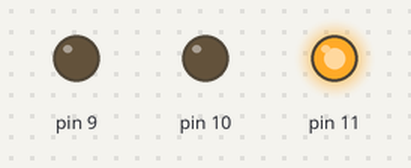
The sketch below on a simulated Arduino Uno, built with avr-gcc and run on an emulated ATmega328P. Shown: output pins drawn as LEDs (lit = HIGH).

Above: at 0.05 s.
At 2.0 s:
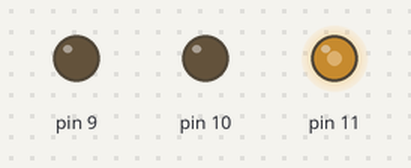
At 4.0 s:
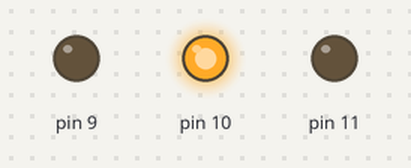
At 5.0 s:
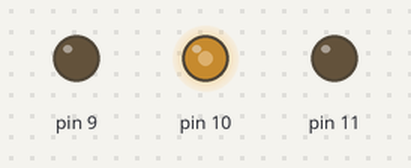
At 6.0 s:
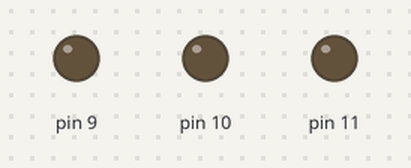
At 8.0 s:
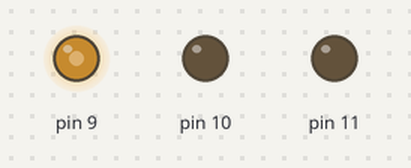
Timing chart, 0 to 10.4 s (numbered marks = the images above):
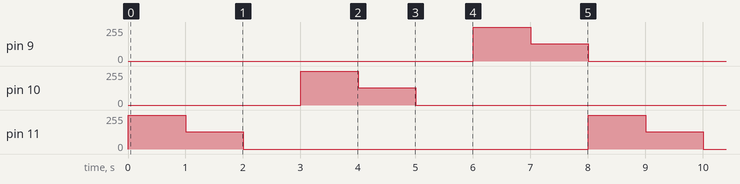

The sketch:

01_program2_ledRGB.ino
```cpp
// C++ code
//
void setup()
{
  pinMode(11, OUTPUT);
  pinMode(10, OUTPUT);
  pinMode(9, OUTPUT);
}

void loop()
{
  analogWrite(11, 255);
  delay(1000); // Wait for 1000 millisecond(s)
  analogWrite(11, 128);
  delay(1000); // Wait for 1000 millisecond(s)
  analogWrite(11, 0);
  delay(1000); // Wait for 1000 millisecond(s)
  analogWrite(10, 255);
  delay(1000); // Wait for 1000 millisecond(s)
  analogWrite(10, 128);
  delay(1000); // Wait for 1000 millisecond(s)
  analogWrite(10, 0);
  delay(1000); // Wait for 1000 millisecond(s)
  analogWrite(9, 255);
  delay(1000); // Wait for 1000 millisecond(s)
  analogWrite(9, 128);
  delay(1000); // Wait for 1000 millisecond(s)
  analogWrite(9, 0);
}
```

Measured:
- by itself, pin 9–11: repeats every 8.0 s: 128/255 1.0 s, 0/255 6.0 s, 255/255 1.0 s
